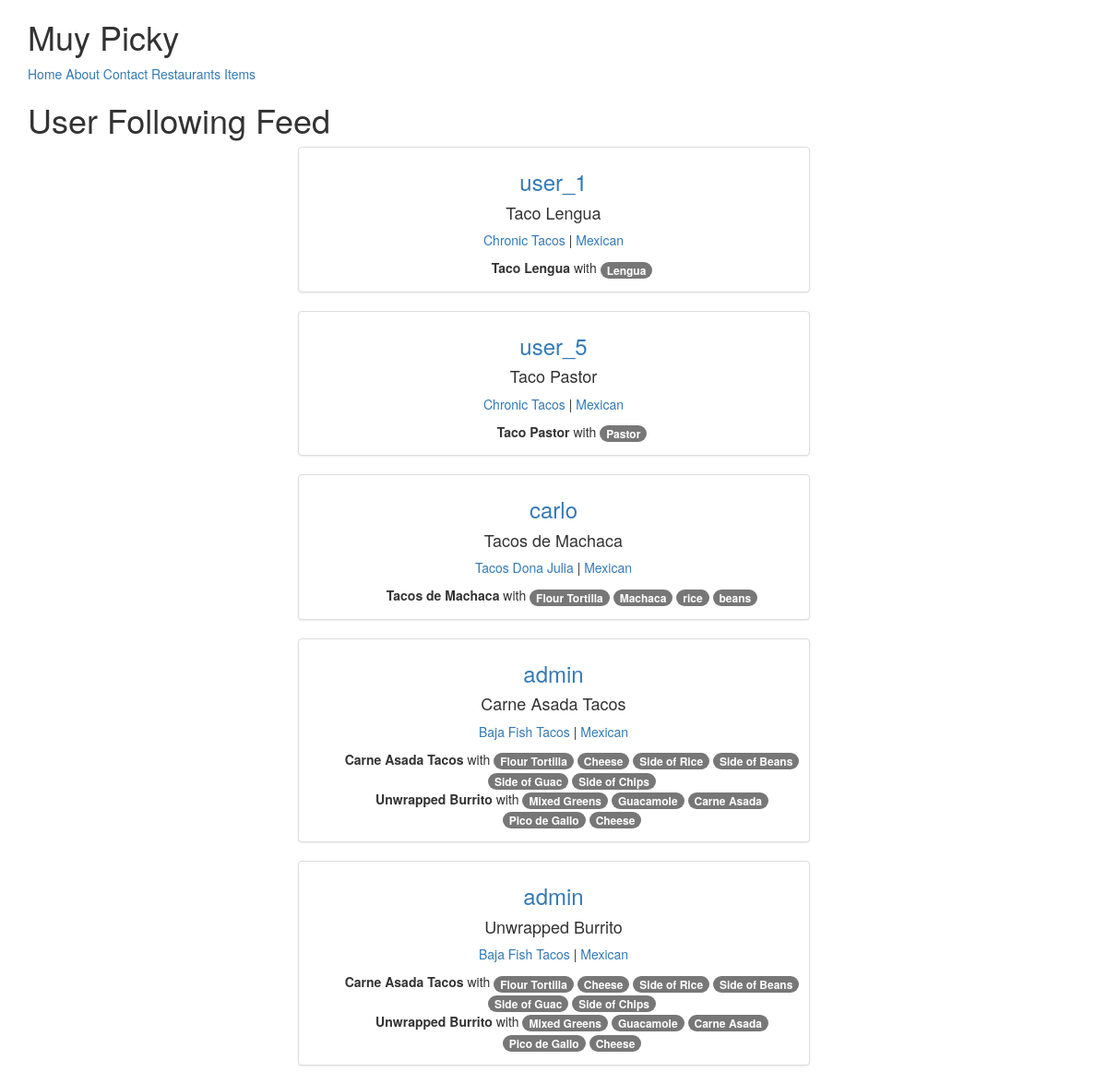
The app's page / (signed in) with its own data.
### menus/models.py (models this page shows, shortened)
class Item(models.Model):
    user         = models.ForeignKey(settings.AUTH_USER_MODEL)
    restaurant   = models.ForeignKey(RestaurantLocation)
    name         = models.CharField(max_length=120)
    contents     = models.TextField(help_text='Separate each item by comma')
    excludes     = models.TextField(blank=True, null= True, help_text='Separate each item by comma')
    public       = models.BooleanField(default=True)
    timestamp    = models.DateTimeField(auto_now_add=True)
    updated      = models.DateTimeField(auto_now=True)
    class Meta:
        ordering =['-updated', '-timestamp']
    def get_contents(self):
        return self.contents.split(",")

### restaurants/models.py (models this page shows, shortened)
class RestaurantLocation(models.Model):
    owner       =    models.ForeignKey(User)
    name        =    models.CharField(max_length=120)
    location    =    models.CharField(max_length=120, null = True, blank = True)
    category    =    models.CharField(max_length=120, null=True, blank=True, validators=[validate_category])
    timestamp   =    models.DateTimeField(auto_now_add=True)
    updated     =    models.DateTimeField(auto_now=True)
    slug        =    models.SlugField(null=True, blank=True)
    objects = RestaurantLocationManager()
    @property
    def title(self):
        return self.name

### menus/views.py (the view)
# urls.py: url(r'^$',HomeView.as_view(),name ='home'),
class HomeView(View):
    def get(self,request, *args, **kwars):
        if not request.user.is_authenticated():
           return render(request, "home.html", {})
        user = request.user
        is_following_user_ids = [x.user.id for x in user.is_following.all()]
        qs  = Item.objects.filter(user__id__in=is_following_user_ids, public=True)
        return render(request, "menus/home-feed.html", {'object_list': qs})

### menus/templates/menus/home-feed.html (shortened to what this page needs)
{% extends "base.html" %}
{% block content %}
<h1>User Following Feed</h1>
    {% for obj in object_list %}{% csrf_token %}
    <div class='row'>
        <div class='col-sm-6 text-center col-sm-offset-3'>
            <div class='thumbnail'>
            <h3><a href='{% url "profiles:detail" username=obj.user.username %}'>{{ obj.user }}</a></h3>
            <h4>{{ obj.name }}</h4>
            <p> <a href='{% url "profiles:detail" username=obj.user.username %}?q={{ obj.restaurant.title }}' >{{ obj.restaurant.title }}  </a>| <a href='{% url "profiles:detail" username=obj.user.username %}?q={{ obj.restaurant.category }}'>{{ obj.restaurant.category }}</a></p>
        <ul>
             {% for item in obj.restaurant.item_set.all %}
                     <b style='margin-bottom: 15px;'>{{ item.name }}</b> with
                       {% for ing in item.get_contents %}
                            <a href='{% url "profiles:detail" username=obj.user.username  %}?q={{ ing }}'><span class='badge badge-default'>{{ ing }}</span></a>
                       {% endfor %}
           {% endfor %}
        </ul>
    </div>
</div>
    </div>
    {% endfor %}
{% endblock %}

### records on screen
Item: user "user_1", name "Taco Lengua", restaurant "Chronic Tacos", restaurant.category "Mexican", get_contents "Lengua"
Item: user "user_5", name "Taco Pastor", restaurant "Chronic Tacos", restaurant.category "Mexican", get_contents "Pastor"
Item: user "carlo", name "Tacos de Machaca", restaurant "Tacos Dona Julia", restaurant.category "Mexican", get_contents "Flour Tortilla" "Machaca" "rice" "beans"
Item: user "admin", name "Carne Asada Tacos", restaurant "Baja Fish Tacos", restaurant.category "Mexican", get_contents "Flour Tortilla" "Cheese" "Side of Rice" "Side of Beans" "Side of Guac" "Side of Chips" "Flour Tortilla" "Cheese" "Side of Rice" "Side of Beans" "Side of Guac" "Side of Chips"
Item: name "Unwrapped Burrito", get_contents "Mixed Greens" "Guacamole" "Carne Asada" "Pico de Gallo" "Cheese" "Mixed Greens" "Guacamole" "Carne Asada" "Pico de Gallo" "Cheese", user "admin", restaurant "Baja Fish Tacos", restaurant.category "Mexican"
